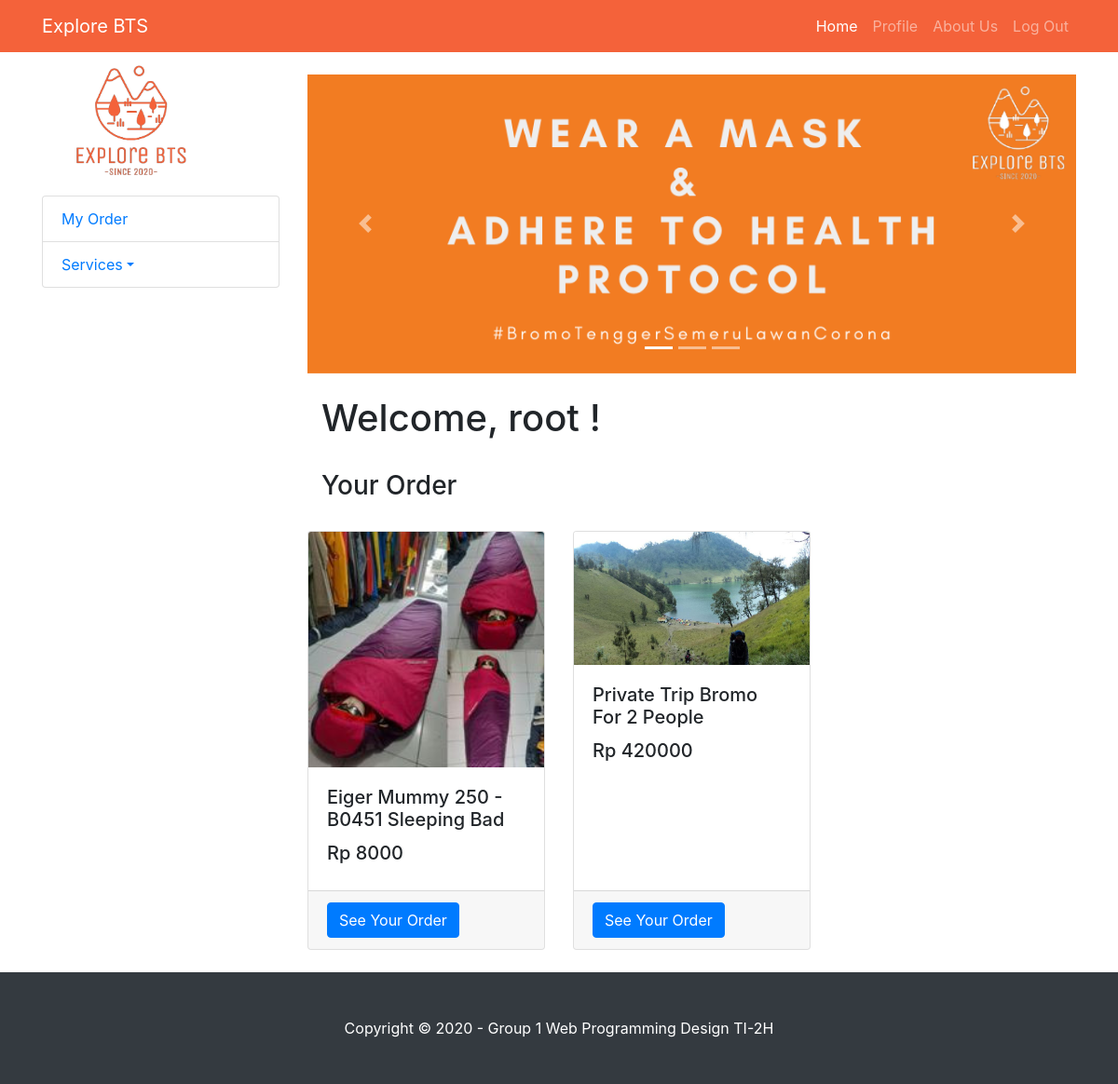
/myOrder.php (signed in), run on the app's committed database.
### tables this page shows
CREATE TABLE `bookings` (
  `booking_id` int(11) NOT NULL,
  `tourist_id` int(11) NOT NULL,
  `booking_date` date NOT NULL,
  `product_id` int(11) NOT NULL,
  `quantity` int(11) NOT NULL,
  `booking_days` int(2) NOT NULL DEFAULT 1
);

CREATE TABLE `products` (
  `product_id` int(11) NOT NULL,
  `product_name` varchar(100) NOT NULL,
  `product_pict` varchar(255) NOT NULL,
  `category_code` char(4) NOT NULL,
  `unit_price` int(11) NOT NULL,
  `product_stock` int(11) NOT NULL,
  `vendor_id` int(11) NOT NULL,
  `product_desc` varchar(255) NOT NULL
);

### myOrder.php (the view, shortened to what this page needs)
<!DOCTYPE html>
<html lang="en">
<head>
  <link href="vendor/bootstrap/css/bootstrap.min.css" rel="stylesheet">
  <link href="vendor/bootstrap/css/bootstrap.min.css" rel="stylesheet">
  <link href="css/shop-homepage.css" rel="stylesheet">
</head>
<body>
    <?php session_start();
    include 'components/navbarUser.php';
    ?>
  <div class="container">
    <div class="row">
      <div class="col-lg-3">
        <?php
        include 'components/sideMenuUser.php';
        ?>
      </div>
      </div>
      <div class="col-lg-9">
        <div id="myCarousel" class="carousel slide my-4" data-ride="carousel">
          <ol class="carousel-indicators">
            <li data-target="#myCarousel" data-slide-to="0" class="active"></li>
            <li data-target="#myCarousel" data-slide-to="1"></li>
            <li data-target="#myCarousel" data-slide-to="2"></li>
          </ol>
          <div class="carousel-inner" role="listbox">
            <div class="carousel-item active">
              <img class="d-block img-fluid" src="assets/slider-jumbotron-1.png" alt="First slide">
            </div>
          </div>
          <a class="carousel-control-prev" href="#myCarousel" role="button" data-slide="prev">
            <span class="carousel-control-prev-icon" aria-hidden="true"></span>
          </a>
          <a class="carousel-control-next" href="#myCarousel" role="button" data-slide="next">
            <span class="carousel-control-next-icon" aria-hidden="true"></span>
          </a>
        </div>
        <div class="container">
        <?php if($_SESSION['login']){ ?>
            <h1>Welcome, <?php echo $_SESSION['username']; ?> !</h1> <br>
            <?php } ?>
            <h3>Your Order</h3> <br>
        </div>
        <div class="row">
            <?php
                include "connection.php";
                $user_id = $_SESSION['user_id'];
                $query = "SELECT * FROM bookings INNER JOIN products
                 ON bookings.product_id = products.product_id
                  WHERE tourist_id = '$user_id'";
                $result = mysqli_query($connect, $query);
                if(mysqli_num_rows($result) > 0){
                    while($row = mysqli_fetch_assoc($result)){
            ?>
                    <div class="col-lg-4 col-md-6 mb-4">
                        <div class="card h-100">
                            <img class="card-img-top" src="uploads/product_pict/<?php echo $row['product_pict'];?>" alt="">
                            <div class="card-body">
                                <h5 class="card-title"><?php echo $row['product_name'];?></h5>
                                <h5>Rp <?php echo $row['unit_price'];?></h5>
                            </div>
                            <div class="card-footer">
                            <button type="button" class="btn btn-primary" data-toggle="modal" data-target="#modal<?php echo $row['product_id']; ?>">See Your Order </button>
                            </div>
                        </div>
                    </div>
            <?php
                    }
                } else {
                    echo "0 result";
                }
            ?>
        </div>
      </div>
    </div>
  </div>
  <footer class="py-5 bg-dark">
    <div class="container">
      <p class="m-0 text-center text-white">Copyright &copy;  2020 - Group 1 Web Programming Design TI-2H</p>
    </div>
  </footer>
</body>
</html>

### css/shop-homepage.css (style rules this page uses)
body { padding-top: 56px; }

### data on the page
bookings: product.product_pict (picture), product.product_name "Eiger Mummy 250 - B0451 Sleeping Bad", product.unit_price "8000"
bookings: product.product_pict (picture), product.product_name "Private Trip Bromo For 2 People", product.unit_price "420000"

### other printed values
$_SESSION['username'] "root"
